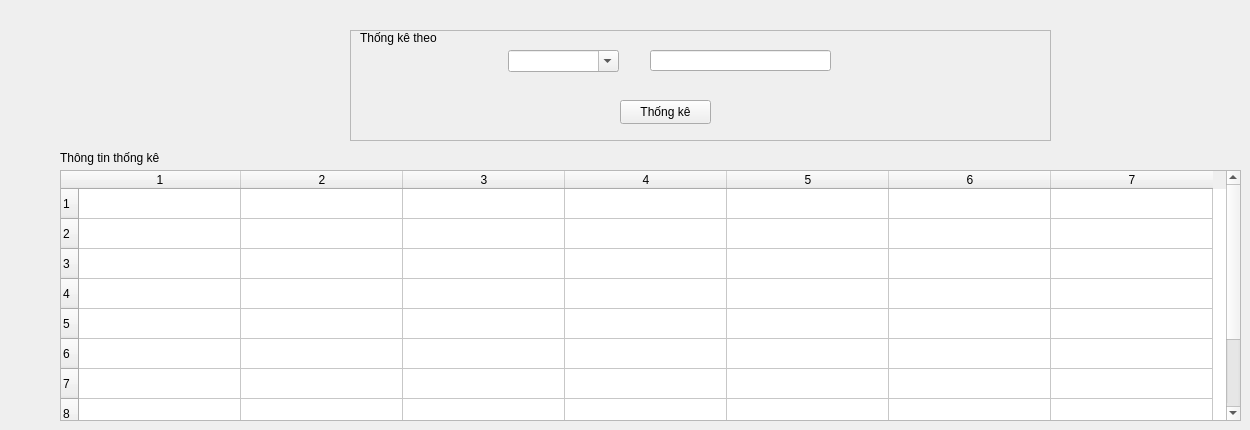
         <widget class="QWidget" name="tab_21">
          <attribute name="title">
           <string>Thống kê</string>
          </attribute>
          <widget class="QFrame" name="frame_26">
           <property name="geometry">
            <rect>
             <x>350</x>
             <y>30</y>
             <width>701</width>
             <height>111</height>
            </rect>
           </property>
           <property name="frameShape">
            <enum>QFrame::StyledPanel</enum>
           </property>
           <property name="frameShadow">
            <enum>QFrame::Raised</enum>
           </property>
           <widget class="QLabel" name="label_75">
            <property name="geometry">
             <rect>
              <x>10</x>
              <y>0</y>
              <width>121</width>
              <height>16</height>
             </rect>
            </property>
            <property name="text">
             <string>Thống kê theo</string>
            </property>
           </widget>
           <widget class="QLineEdit" name="lineEdit_7">
            <property name="geometry">
             <rect>
              <x>300</x>
              <y>20</y>
              <width>181</width>
              <height>21</height>
             </rect>
            </property>
           </widget>
           <widget class="QPushButton" name="pushButton_62">
            <property name="geometry">
             <rect>
              <x>270</x>
              <y>70</y>
              <width>91</width>
              <height>24</height>
             </rect>
            </property>
            <property name="text">
             <string>Thống kê</string>
            </property>
           </widget>
           <widget class="QComboBox" name="comboBox_5">
            <property name="geometry">
             <rect>
              <x>158</x>
              <y>20</y>
              <width>111</width>
              <height>22</height>
             </rect>
            </property>
            <property name="editable">
             <bool>true</bool>
            </property>
           </widget>
          </widget>
          <widget class="QTableWidget" name="tableWidget_15">
           <property name="geometry">
            <rect>
             <x>60</x>
             <y>170</y>
             <width>1181</width>
             <height>251</height>
            </rect>
           </property>
           <property name="rowCount">
            <number>10</number>
           </property>
           <property name="columnCount">
            <number>7</number>
           </property>
           <attribute name="horizontalHeaderVisible">
            <bool>true</bool>
           </attribute>
           <attribute name="horizontalHeaderDefaultSectionSize">
            <number>162</number>
           </attribute>
           <row/>
           <row/>
           <row/>
           <row/>
           <row/>
           <row/>
           <row/>
           <row/>
           <row/>
           <row/>
           <column/>
           <column/>
           <column/>
           <column/>
           <column/>
           <column/>
           <column/>
          </widget>
          <widget class="QLabel" name="label_76">
           <property name="geometry">
            <rect>
             <x>60</x>
             <y>150</y>
             <width>111</width>
             <height>16</height>
            </rect>
           </property>
           <property name="text">
            <string>Thông tin thống kê</string>
           </property>
          </widget>
         </widget>
